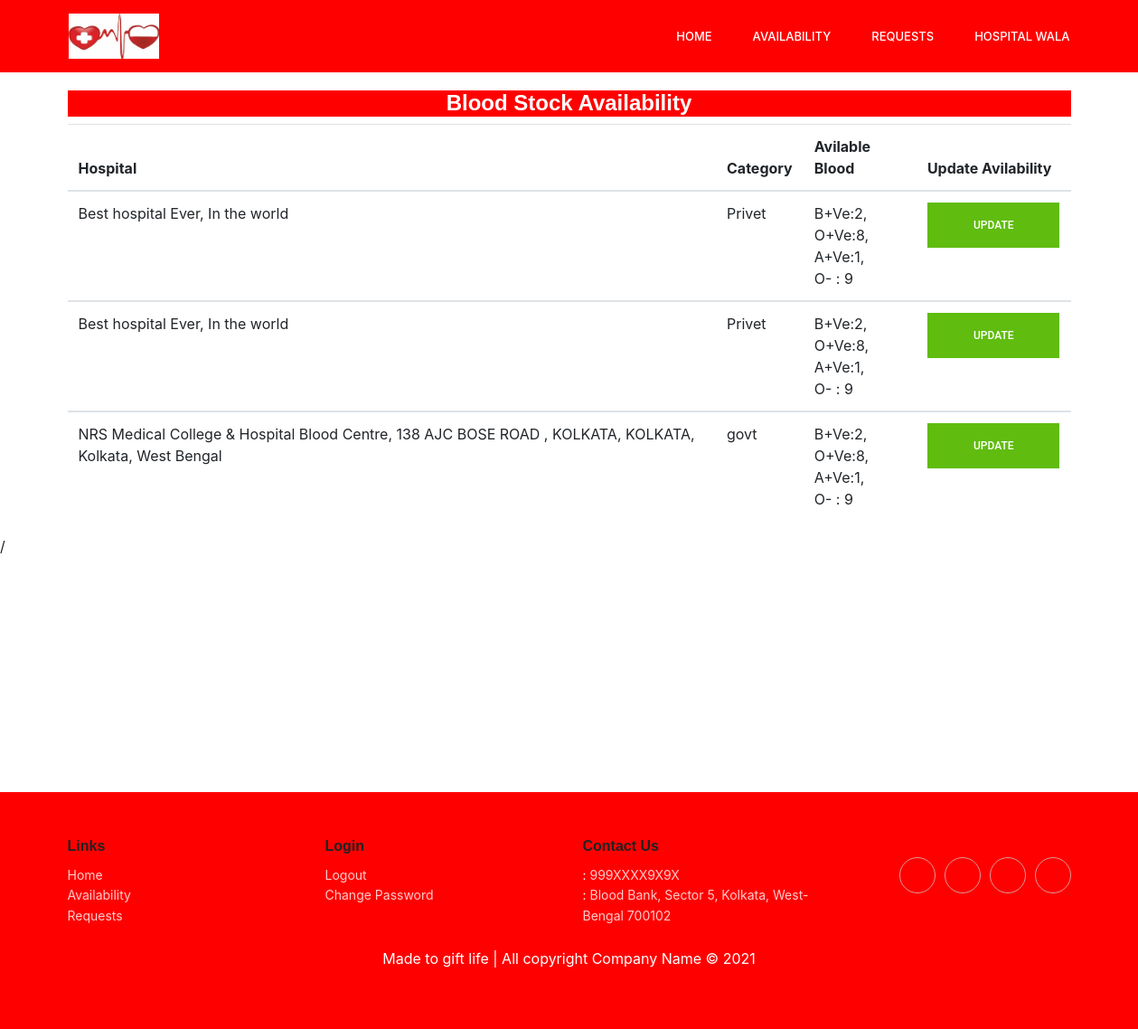
Page /hospital/availabilityupdate.php (signed in) on the committed database.
### tables this page shows
CREATE TABLE `availability` (
  `id` int NOT NULL,
  `hospital` text NOT NULL,
  `category` text NOT NULL,
  `stock` text NOT NULL,
  `hospitalid` int NOT NULL
);

### hospital/availabilityupdate.php (the view, shortened to what this page needs)
<?php include ('../config.php');
    $name=$_SESSION['hospital']['name'];
    $id=$_SESSION['hospital']['id'];
?>
<!doctype html>
<html lang="en">
  <head>
    <link rel="stylesheet" href="https://stackpath.bootstrapcdn.com/bootstrap/4.3.1/css/bootstrap.min.css">
    <link rel="stylesheet" href="../css/style.css">
    <link rel="stylesheet" href="../css/responsive.css">
    <link rel="stylesheet" href="https://cdnjs.cloudflare.com/ajax/libs/ionicons/2.0.1/css/ionicons.min.css">
  </head>
  <body>
    <header class="header_area" style="background-color: red;">
      <div class="main_menu">
        <div class="container">
          <nav class="navbar navbar-expand-lg navbar-light">
            <div class="container">
              <a class="navbar-brand logo_h" href="afteruserlogin.php"><img src="../images/logo.jpg" alt="" height="50" width="100"></a>
              <div class="collapse navbar-collapse offset" id="navbarSupportedContent">
                <ul class="nav navbar-nav menu_nav ml-auto">
                  <li class="nav-item"><a class="nav-link" href="afterhospitallogin.php">Home</a></li>
                  <li class="nav-item"><a class="nav-link" href="availabilityupdate.php">Availability</a></li>
                  <li class="nav-item"><a class="nav-link" href="request.php">Requests</a></li>
                  <li class="nav-item submenu dropdown">
                    <a href="#" class="nav-link dropdown-toggle" data-toggle="dropdown" role="button" aria-haspopup="true" aria-expanded="false"><?php echo $name; ?></a>
                  </li>
                </ul>
              </div>
            </div>
          </nav>
        </div>
      </div>
    </header>
    <section>
      <div class="donation-table">
        <div class="container">
          <?php
            $exec = mysqli_query($bloodbank,"SELECT * FROM availability WHERE hospitalid=$id ORDER BY id DESC") or die(mysqli_error($bloodbank));
            $count = mysqli_num_rows($exec);
            if($count>0){
          ?>
          <table class="table">
            <h4 style="color: white; background-color: red; text-align: center;">Blood Stock Availability</h4>
            <thead>
              <tr>
                <th scope="col">Hospital</th>
                <th scope="col">Category</th>
                <th scope="col">Avilable Blood</th>
                <th scope="col">Update Avilability</th>
              </tr>
            </thead>
            <?php
              while($row = mysqli_fetch_array($exec)) {
            ?>
            <tbody>
              <tr>
                <td><?php echo $row['hospital'] ?></td>
                <td><?php echo $row['category'] ?></td>
                <td><?php echo $row['stock'] ?></td>
                <td><button type="button" class="primary_btn"><a href="updateavailability.php?update=<?php echo $row['id']; ?>" style="color: white;" onmouseover="this.style.color='red'" onmouseout="this.style.color='white'">Update</a></button></td>
              </tr>
            </tbody>
            <?php } ?>
          </table>
          <?php
              }else {
                ?>
                <button type="button" class="primary_btn"><a href="addbloodstock.php" style="color: white;" onmouseover="this.style.color='red'" onmouseout="this.style.color='white'">Update</a></button>
                <?php
              }
          ?>
        </div>
      </div>/
    </section>
  <div class="cta-area section_gap overlay">
  </div>
    <div class="footer-clean">
        <footer>
            <div class="container">
                <div class="row justify-content-center" style="color: white;">
                    <div class="col-sm-4 col-md-3 item">
                        <h3>Links</h3>
                        <ul>
                            <li><a href="afterhospitallogin.php">Home</a></li>
                            <li><a href="availabilityupdate.php">Availability</a></li>
                            <li><a href="request.php">Requests</a></li>
                        </ul>
                    </div>
                    <div class="col-sm-4 col-md-3 item">
                        <h3>Login</h3>
                        <ul>
                            <li><a href="logout.php">Logout</a></li>
                            <li><a href="#">Change Password</a></li>
                        </ul>
                    </div>
                    <div class="col-sm-4 col-md-3 item">
                        <h3>Contact Us</h3>
                        <ul>
                            <li><i class="ion-ios-telephone"> </i> : <a href="#"> 999XXXX9X9X</a></li>
                            <li><i class="ion-ios-location"> </i> : <a href="#"> Blood Bank, Sector 5, Kolkata, West-Bengal 700102</a></li>
                        </ul>
                    </div>
                    <div class="col-lg-3 item social"><a href="#"></a><a href="#"></a><a href="#"></a><a href="#"></a>
                    </div>
                    <div>
                      <br>
                      <p class="" style="color: white;">Made to gift life | All copyright Company Name © 2021</p>
                    </div>
                </div>
            </div>
        </footer>
    </div>
  </body>
</html>

### css/style.css (style rules this page uses)
body { line-height: 25px; font-size: 15px; font-family: "Roboto", sans-serif; font-weight: normal; color: #777777; }
h1, h2, h3, h4, h5, h6 { font-family: "Poppins", sans-serif; font-weight: 600; color: #222222; }
a { text-decoration: none; transition: all 0.3s ease-in-out; }
.section_gap { padding: 130px 0px; }
.primary_btn { display: inline-block; background: #60bc0f; padding: 0px 50px; color: #fff; font-family: "Roboto", sans-serif; font-size: 12px; font-weight: 500; line-height: 48px; border: 1px solid #60bc0f; border-radius: 0px; outline: none !important; box-shadow: none !important; text-align: center; text-transform: uppercase; cursor: pointer; transition: all 300ms linear 0s; }
.header_area { position: absolute; width: 100%; top: 0; left: 0; z-index: 99999; transition: background 0.4s, all 0.3s linear; }
.header_area .container { padding: 0px 8px; }
.header_area .navbar { background: transparent; padding: 0px; border: 0px; border-radius: 0px; }
.header_area .navbar .nav .nav-item { margin-right: 45px; }
.header_area .navbar .nav .nav-item .nav-link { font-size: 13px; font-weight: 500; line-height: 80px; text-transform: uppercase; color: #ffffff; padding: 0px; display: inline-block; }
.header_area .navbar .nav .nav-item .nav-link:after { display: none; }
.header_area .navbar .nav .nav-item.submenu { position: relative; }
.header_area .navbar .nav .nav-item:last-child { margin-right: 0px; }
.footer-clean { padding:50px 0; background-color:red; color:#4b4c4d; }
.footer-clean h3 { margin-top:10; margin-bottom:12px; font-weight:bold; font-size:16px; }
.footer-clean ul { padding:0; list-style:none; line-height:1.6; font-size:14px; margin-bottom:0; }
.footer-clean ul a { color:inherit; text-decoration:none; opacity:0.8; }
.footer-clean .item.social { text-align:right; }
.footer-clean .item.social > a { font-size:24px; width:40px; height:40px; line-height:40px; display:inline-block; text-align:center; border-radius:50%; border:1px solid #ccc; margin-left:10px; margin-top:22px; color:inherit; opacity:0.75; }
.cta-area { background: ; background-size: cover; text-align: center; color: #fff; z-index: 1; }
.cta-area.overlay:after { background: #000; opacity: .5; }
.donation-table { margin-top: 100px; }

### rows in the picture
availability: hospital "Best hospital Ever, In the world", category "Privet", stock "B+Ve:2, O+Ve:8, A+Ve:1, O- : 9"
availability: hospital "Best hospital Ever, In the world", category "Privet", stock "B+Ve:2, O+Ve:8, A+Ve:1, O- : 9"
availability: hospital "NRS Medical College & Hospital Blood Centre, 138 AJC BOSE ROAD , KOLKATA, KOLKATA, Kolkata, West Bengal", category "govt", stock "B+Ve:2, O+Ve:8, A+Ve:1, O- : 9"

### other values in the picture
$name "HOSPITAL WALA"
